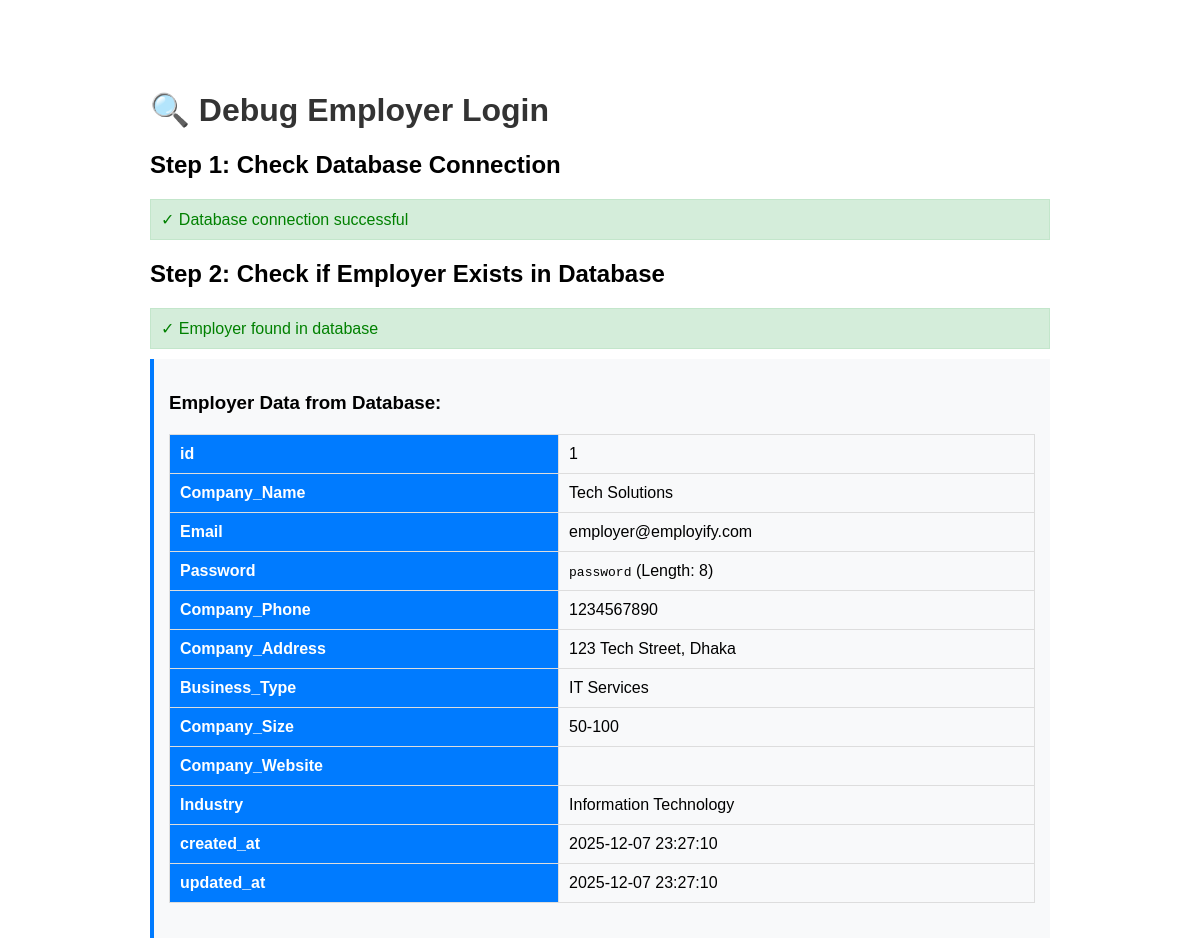
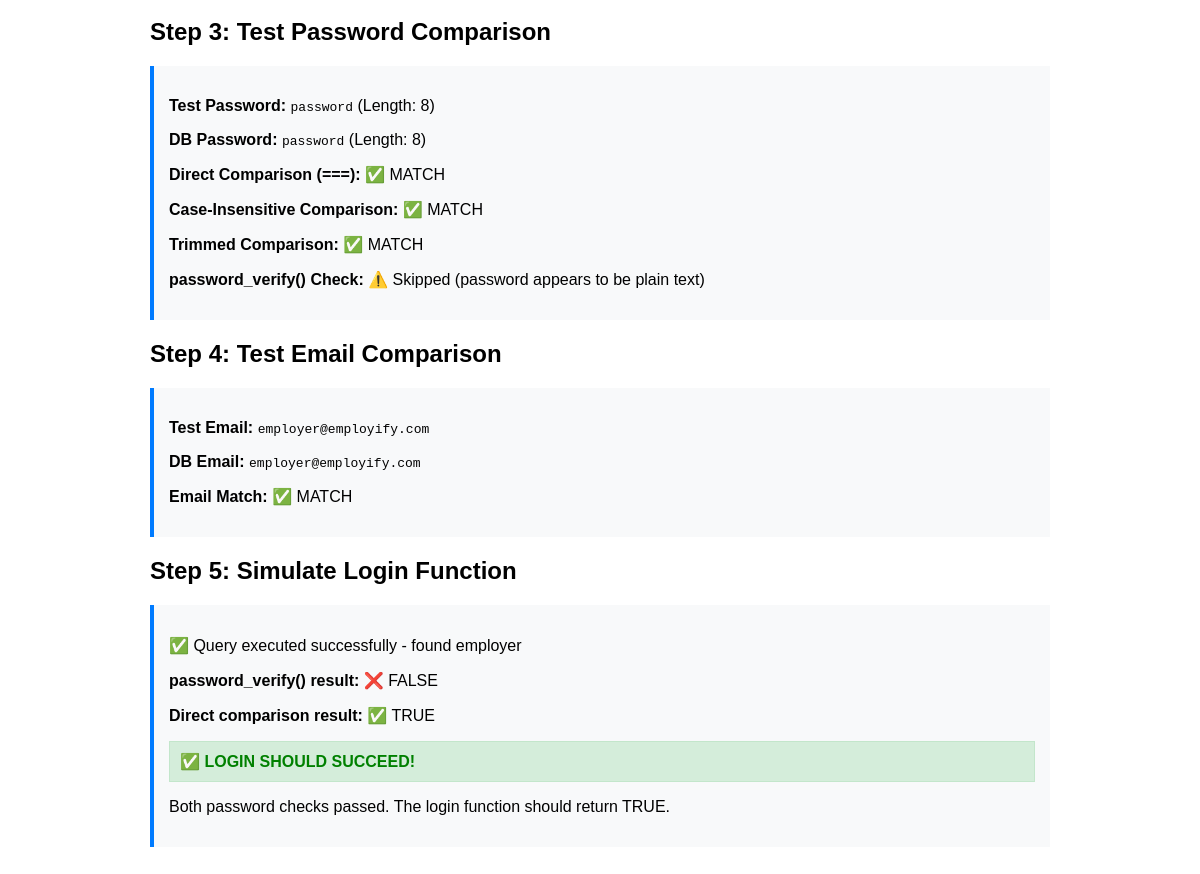
The page /model/debug_login.php on the database its author committed (2 pictures, top to bottom).
### tables this page shows
CREATE TABLE IF NOT EXISTS employerreg (
    id INT AUTO_INCREMENT PRIMARY KEY,
    Company_Name VARCHAR(100) NOT NULL,
    Email VARCHAR(100) NOT NULL UNIQUE,
    Password VARCHAR(255) NOT NULL,
    Company_Phone VARCHAR(20) NOT NULL,
    Company_Address TEXT NOT NULL,
    Business_Type VARCHAR(50),
    Company_Size VARCHAR(50),
    Company_Website VARCHAR(255),
    Industry VARCHAR(100),
    created_at TIMESTAMP DEFAULT CURRENT_TIMESTAMP,
    updated_at TIMESTAMP DEFAULT CURRENT_TIMESTAMP ON UPDATE CURRENT_TIMESTAMP,
    INDEX idx_email (Email),
    INDEX idx_company_name (Company_Name)
);

### model/debug_login.php (the view, shortened to what this page needs)
<?php
echo "<!DOCTYPE html>
<html>
<head>
    <title>Debug Employer Login</title>
    <style>
        body { font-family: Arial, sans-serif; max-width: 900px; margin: 50px auto; padding: 20px; }
        .success { color: green; padding: 10px; background: #d4edda; border: 1px solid #c3e6cb; margin: 10px 0; }
        .error { color: red; padding: 10px; background: #f8d7da; border: 1px solid #f5c6cb; margin: 10px 0; }
        .info { color: #0c5460; padding: 10px; background: #d1ecf1; border: 1px solid #bee5eb; margin: 10px 0; }
        .debug { background: #f8f9fa; padding: 15px; border-left: 4px solid #007bff; margin: 10px 0; }
        pre { background: #f4f4f4; padding: 10px; overflow-x: auto; }
        h1 { color: #333; }
        table { width: 100%; border-collapse: collapse; margin: 20px 0; }
        th, td { padding: 10px; text-align: left; border: 1px solid #ddd; }
        th { background: #007bff; color: white; }
    </style>
</head>
<body>
    <h1>🔍 Debug Employer Login</h1>";
try {
    $con = getConnection();
    $employerEmail = 'employer@employify.com';
    $testPassword = 'password';
    echo "<h2>Step 1: Check Database Connection</h2>";
    if ($con) {
        echo "<div class='success'>✓ Database connection successful</div>";
    } else {
        echo "<div class='error'>✗ Database connection failed</div>";
        exit;
    }
    echo "<h2>Step 2: Check if Employer Exists in Database</h2>";
    $checkSql = "SELECT * FROM employerreg WHERE Email = ?";
    $stmt = mysqli_prepare($con, $checkSql);
    mysqli_stmt_bind_param($stmt, "s", $employerEmail);
    mysqli_stmt_execute($stmt);
    $result = mysqli_stmt_get_result($stmt);
    if ($row = mysqli_fetch_assoc($result)) {
        echo "<div class='success'>✓ Employer found in database</div>";
        echo "<div class='debug'>";
        echo "<h3>Employer Data from Database:</h3>";
        echo "<table>";
        foreach ($row as $key => $value) {
            echo "<tr><th>$key</th><td>";
            if ($key === 'Password') {
                echo "<code>" . htmlspecialchars($value) . "</code> (Length: " . strlen($value) . ")";
            } else {
                echo htmlspecialchars($value);
            }
            echo "</td></tr>";
        }
        echo "</table>";
        echo "</div>";
        $dbPassword = $row['Password'];
        $dbEmail = $row['Email'];
        echo "<h2>Step 3: Test Password Comparison</h2>";
        echo "<div class='debug'>";
        echo "<p><strong>Test Password:</strong> <code>$testPassword</code> (Length: " . strlen($testPassword) . ")</p>";
        echo "<p><strong>DB Password:</strong> <code>" . htmlspecialchars($dbPassword) . "</code> (Length: " . strlen($dbPassword) . ")</p>";
        $directMatch = ($testPassword === $dbPassword);
        echo "<p><strong>Direct Comparison (===):</strong> " . ($directMatch ? "✅ MATCH" : "❌ NO MATCH") . "</p>";
        $caseInsensitiveMatch = (strtolower($testPassword) === strtolower($dbPassword));
        echo "<p><strong>Case-Insensitive Comparison:</strong> " . ($caseInsensitiveMatch ? "✅ MATCH" : "❌ NO MATCH") . "</p>";
        $trimmedMatch = (trim($testPassword) === trim($dbPassword));
        echo "<p><strong>Trimmed Comparison:</strong> " . ($trimmedMatch ? "✅ MATCH" : "❌ NO MATCH") . "</p>";
        if (strlen($dbPassword) > 20) {
            $hashVerify = password_verify($testPassword, $dbPassword);
            echo "<p><strong>password_verify() Check:</strong> " . ($hashVerify ? "✅ MATCH" : "❌ NO MATCH") . "</p>";
        } else {
            echo "<p><strong>password_verify() Check:</strong> ⚠️ Skipped (password appears to be plain text)</p>";
        }
        echo "</div>";
        echo "<h2>Step 4: Test Email Comparison</h2>";
        echo "<div class='debug'>";
        echo "<p><strong>Test Email:</strong> <code>$employerEmail</code></p>";
        echo "<p><strong>DB Email:</strong> <code>$dbEmail</code></p>";
        $emailMatch = (strtolower(trim($employerEmail)) === strtolower(trim($dbEmail)));
        echo "<p><strong>Email Match:</strong> " . ($emailMatch ? "✅ MATCH" : "❌ NO MATCH") . "</p>";
        echo "</div>";
        echo "<h2>Step 5: Simulate Login Function</h2>";
        echo "<div class='debug'>";
        $email = $employerEmail;
        $password = $testPassword;
        $sql = "SELECT * FROM employerreg WHERE Email = ?";
        $testStmt = mysqli_prepare($con, $sql);
        mysqli_stmt_bind_param($testStmt, "s", $email);
        mysqli_stmt_execute($testStmt);
        $testResult = mysqli_stmt_get_result($testStmt);
        if ($testRow = mysqli_fetch_assoc($testResult)) {
            echo "<p>✅ Query executed successfully - found employer</p>";
            $passwordCheck1 = password_verify($password, $testRow['Password']);
            $passwordCheck2 = ($password === $testRow['Password']);
            echo "<p><strong>password_verify() result:</strong> " . ($passwordCheck1 ? "✅ TRUE" : "❌ FALSE") . "</p>";
            echo "<p><strong>Direct comparison result:</strong> " . ($passwordCheck2 ? "✅ TRUE" : "❌ FALSE") . "</p>";
            if ($passwordCheck1 || $passwordCheck2) {
                echo "<div class='success'><strong>✅ LOGIN SHOULD SUCCEED!</strong></div>";
                echo "<p>Both password checks passed. The login function should return TRUE.</p>";
            }
        } else {
            echo "<p>❌ Query did not find employer</p>";
        }
        echo "</div>";
    }
} catch (Exception $e) {
    echo "<div class='error'>";
    echo "❌ <strong>ERROR:</strong><br>";
    echo $e->getMessage();
    echo "</div>";
}
echo "</body></html>";
?>

### model/debug_login.php (style rules this page uses)
body { font-family: Arial, sans-serif; max-width: 900px; margin: 50px auto; padding: 20px; }
.success { color: green; padding: 10px; background: #d4edda; border: 1px solid #c3e6cb; margin: 10px 0; }
.debug { background: #f8f9fa; padding: 15px; border-left: 4px solid #007bff; margin: 10px 0; }
h1 { color: #333; }
table { width: 100%; border-collapse: collapse; margin: 20px 0; }
th, td { padding: 10px; text-align: left; border: 1px solid #ddd; }
th { background: #007bff; color: white; }

### rows shown on the page
employerreg: id "1", Company_Name "Tech Solutions", Email "employer@employify.com", Password "password", Password "8", Company_Phone "1234567890", Company_Address "123 Tech Street, Dhaka", Business_Type "IT Services", Company_Size "50-100", Industry "Information Technology", created_at "2025-12-07 23:27:10", updated_at "2025-12-07 23:27:10"

### other values the page prints
$key "id"
$key "Company_Name"
$key "Email"
$key "Password"
$key "Company_Phone"
$key "Company_Address"
$key "Business_Type"
$key "Company_Size"
$key "Company_Website"
$key "Industry"
$key "created_at"
$key "updated_at"
$testPassword "password"
strlen($testPassword) "8"
$employerEmail "employer@employify.com"
